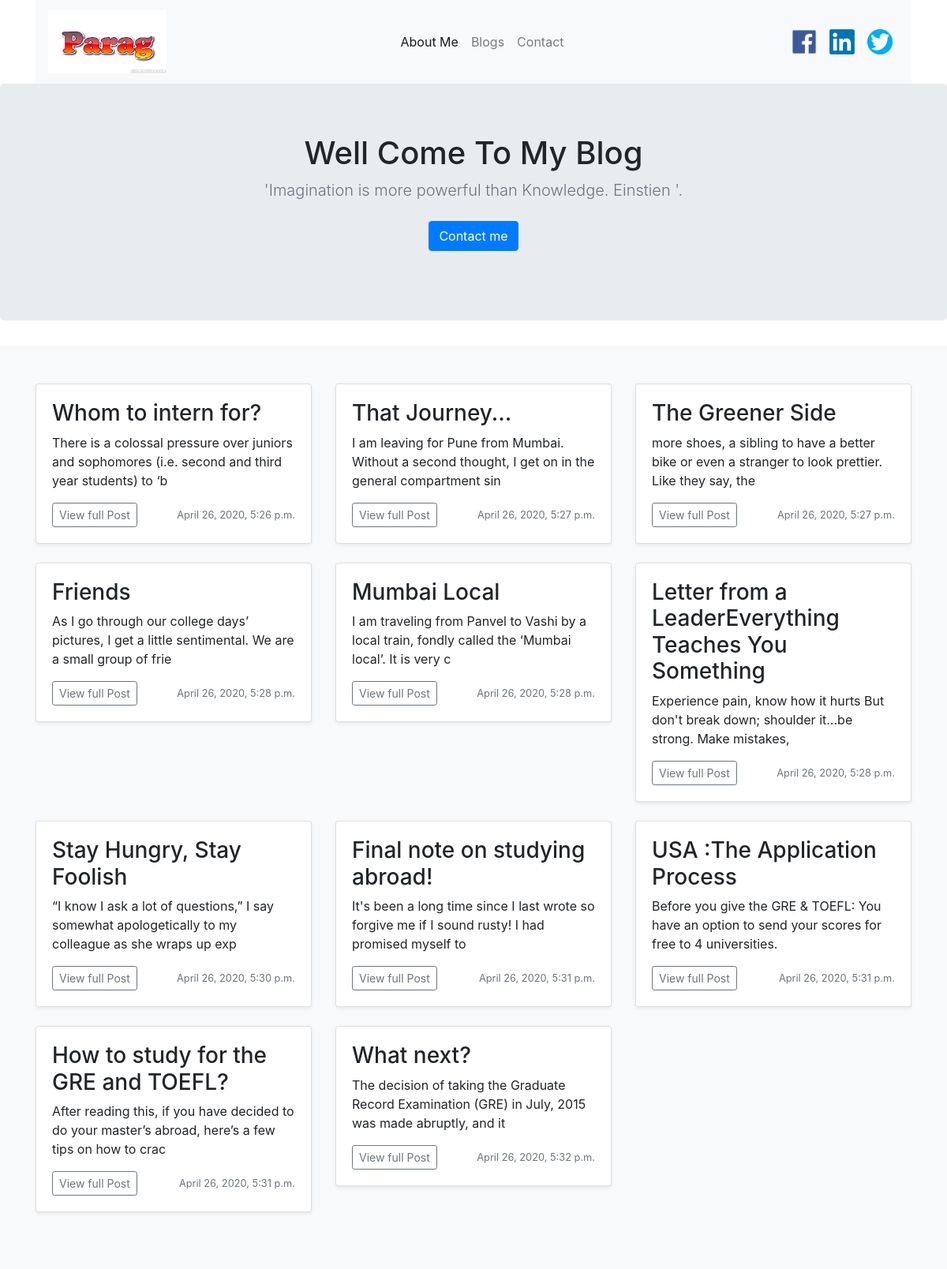
The app's page /blogs/ with its own data.
### blog/models.py (models this page shows, shortened)
class Blog(models.Model):
    title = models.CharField(max_length=250)
    body = models.TextField()
    pub_date = models.DateTimeField()
    def summary(self):
        return self.body[:100]

### blog/views.py (the view)
# urls.py: path('blogs/', views.blogs, name = 'blogs'),
def blogs(request):
    var_1 = Blog.objects.all()
    return render(request, 'blog/blogs.html',{'var_1': var_1})

### blog/templates/blog/blogs.html
{% extends 'blog/base.html' %}
{% block text %}
    <main role="main">
        <section class="jumbotron text-center">
            <div class="container">
                <h1 class="jumbotron-heading">Well Come To My Blog</h1>
                <p class="lead text-muted">'Imagination is more powerful than Knowledge. Einstien '.</p>
                <p>
                    <a href="{% url 'contacts' %}" class="btn btn-primary my-2">Contact me</a>
                </p>
            </div>
        </section>
    </main>
    <div class="album py-5 bg-light">
        <div class="container">
            <div class="row">
                {% for x in var_1.all %}
                    <div class="col-md-4">
                        <div class="card mb-4 shadow-sm">
                            <div class="card-body">
                                <h3>{{x.title}}</h3>
                                <p class="card-text">{{x.summary}}</p>
                                <div class="d-flex justify-content-between align-items-center">
                                    <div class="btn-group" >
                                        <a href="{% url 'detail' x.id %}" class="btn btn-sm btn-outline-secondary">View full Post</a>
                                    </div>
                                    <small class="text-muted">{{x.pub_date}}</small>
                                </div>
                            </div>
                        </div>
                    </div>
                {% endfor %}
            </div>
        </div>
    </div>
{% endblock text %}

### blog/templates/blog/base.html (shortened to what this page needs)
{% load static %}
<!doctype html>
<html lang="en">
<head>
    <link rel="stylesheet" href="https://stackpath.bootstrapcdn.com/bootstrap/4.3.1/css/bootstrap.min.css"
>
</head>
<body>
<div class="container">
    <nav class="navbar navbar-expand-lg navbar-light bg-light">
        <a class="navbar-brand" href="{% url 'home' %}">
            <img src="{% static 'blog/images/p.png' %}" width="150" height="80" alt="">
        </a>
        <div class="collapse navbar-collapse" id="navbarNav">
            <ul class="navbar-nav mx-auto ">
                <li class="nav-item active">
                    <a class="nav-link" href="{% url 'home' %}">About Me <span class="sr-only">(current)</span></a>
                </li>
                <li class="nav-item">
                    <a class="nav-link" href="{% url 'blogs' %}">Blogs</a>
                </li>
                <li class="nav-item">
                    <a class="nav-link" href="{% url 'contacts' %}">Contact</a>
                </li>
            </ul>
            <ul class="navbar-nav">
                <li class="nav-item active">
                    <a class="nav-link" href="https://www.facebook.com/parag.khodke.35">
                        <img src="{% static 'blog/images/f.png' %}" width="32" height="32" alt="">
                    </a>
                </li>
                <li class="nav-item">
                    <a class="nav-link" href="https://www.linkedin.com/in/parag-khodke-66229979/">
                        <img src="{% static 'blog/images/l.png' %}" width="32" height="32" alt="">
                    </a>
                </li>
                <li class="nav-item">
                    <a class="nav-link" href="https://twitter.com/home">
                        <img src="{% static 'blog/images/t.png' %}" width="32" height="32" alt="">
                    </a>
                </li>
            </ul>
        </div>
</div>
</body>
{% block text %}
{% endblock text %}
</html>

### records on screen
Blog: title "Whom to intern for?", summary "There is a colossal pressure over juniors and sophomores (i.e. second and third year students) to ‘b", pub_date "April 26, 2020, 5:26 p.m."
Blog: title "That Journey...", summary "I am leaving for Pune from Mumbai. Without a second thought, I get on in the general compartment sin", pub_date "April 26, 2020, 5:27 p.m."
Blog: title "The Greener Side", summary "more shoes, a sibling to have a better bike or even a stranger to look prettier. Like they say, the", pub_date "April 26, 2020, 5:27 p.m."
Blog: title "Friends", summary "As I go through our college days’ pictures, I get a little sentimental. We are a small group of frie", pub_date "April 26, 2020, 5:28 p.m."
Blog: title "Mumbai Local", summary "I am traveling from Panvel to Vashi by a local train, fondly called the ‘Mumbai local’. It is very c", pub_date "April 26, 2020, 5:28 p.m."
Blog: title "Letter from a LeaderEverything Teaches You Something", summary "Experience pain, know how it hurts But don't break down; shoulder it...be strong. Make mistakes,", pub_date "April 26, 2020, 5:28 p.m."
Blog: title "Stay Hungry, Stay Foolish", summary "“I know I ask a lot of questions,” I say somewhat apologetically to my colleague as she wraps up exp", pub_date "April 26, 2020, 5:30 p.m."
Blog: title "Final note on studying abroad!", summary "It's been a long time since I last wrote so forgive me if I sound rusty! I had promised myself to", pub_date "April 26, 2020, 5:31 p.m."
Blog: title "USA :The Application Process", summary "Before you give the GRE & TOEFL: You have an option to send your scores for free to 4 universities.", pub_date "April 26, 2020, 5:31 p.m."
Blog: title "How to study for the GRE and TOEFL?", summary "After reading this, if you have decided to do your master’s abroad, here’s a few tips on how to crac", pub_date "April 26, 2020, 5:31 p.m."
Blog: title "What next?", summary "The decision of taking the Graduate Record Examination (GRE) in July, 2015 was made abruptly, and it", pub_date "April 26, 2020, 5:32 p.m."
